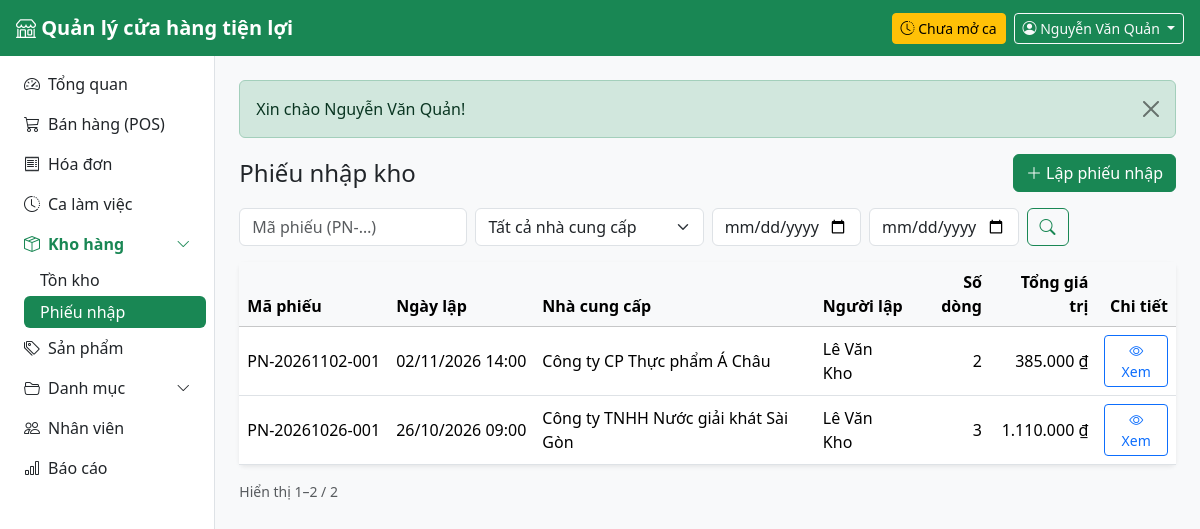
Screenshot of /public/receipts (signed in) with the database file from the repository.
### tables this page shows
CREATE TABLE users (
    id            INT UNSIGNED AUTO_INCREMENT PRIMARY KEY,
    store_id      INT UNSIGNED NOT NULL,
    role_id       TINYINT UNSIGNED NOT NULL,
    username      VARCHAR(50) NOT NULL UNIQUE,
    password_hash VARCHAR(255) NOT NULL,
    full_name     VARCHAR(100) NOT NULL,
    phone         VARCHAR(20),
    email         VARCHAR(100),
    is_active     TINYINT(1) NOT NULL DEFAULT 1,
    last_login_at DATETIME NULL,
    created_at    DATETIME NOT NULL DEFAULT CURRENT_TIMESTAMP,
    CONSTRAINT fk_users_store FOREIGN KEY (store_id) REFERENCES stores(id),
    CONSTRAINT fk_users_role  FOREIGN KEY (role_id)  REFERENCES roles(id)
);

CREATE TABLE goods_receipts (
    id           INT UNSIGNED AUTO_INCREMENT PRIMARY KEY,
    code         VARCHAR(30) NOT NULL UNIQUE,
    store_id     INT UNSIGNED NOT NULL,
    supplier_id  INT UNSIGNED NOT NULL,
    user_id      INT UNSIGNED NOT NULL,
    note         VARCHAR(255),
    created_at   DATETIME NOT NULL DEFAULT CURRENT_TIMESTAMP,
    CONSTRAINT fk_receipts_store    FOREIGN KEY (store_id)    REFERENCES stores(id),
    CONSTRAINT fk_receipts_supplier FOREIGN KEY (supplier_id) REFERENCES suppliers(id),
    CONSTRAINT fk_receipts_user     FOREIGN KEY (user_id)     REFERENCES users(id)
);

CREATE TABLE suppliers (
    id          INT UNSIGNED AUTO_INCREMENT PRIMARY KEY,
    name        VARCHAR(150) NOT NULL,
    contact     VARCHAR(100),
    phone       VARCHAR(20),
    email       VARCHAR(100),
    address     VARCHAR(255),
    is_active   TINYINT(1) NOT NULL DEFAULT 1
);

### app/Views/receipts/index.php (the view, shortened to what the rows shown need)
<div class="d-flex flex-wrap justify-content-between align-items-center gap-2 mb-3">
    <h1 class="h4 mb-0">Phiếu nhập kho</h1>
    <a href="<?= url('/receipts/create') ?>" class="btn btn-success"><i class="bi bi-plus-lg"></i> Lập phiếu nhập</a>
</div>
<form method="get" action="<?= url('/receipts') ?>" class="row g-2 mb-3 no-print">
    <div class="col-12 col-md-3">
        <input type="search" name="q" class="form-control" value="<?= e($q) ?>" placeholder="Mã phiếu (PN-…)" aria-label="Mã phiếu">
    </div>
    <div class="col-12 col-md-3">
        <select name="supplier_id" class="form-select" aria-label="Nhà cung cấp">
            <option value="">Tất cả nhà cung cấp</option>
        </select>
    </div>
    <div class="col-6 col-md-2">
        <input type="date" name="from" class="form-control" value="<?= e($from) ?>" aria-label="Từ ngày" title="Từ ngày">
    </div>
    <div class="col-6 col-md-2">
        <input type="date" name="to" class="form-control" value="<?= e($to) ?>" aria-label="Đến ngày" title="Đến ngày">
    </div>
    <div class="col-12 col-md-2 d-flex gap-2">
        <button class="btn btn-outline-success"><i class="bi bi-search"></i></button>
    </div>
</form>
<div class="card border-0 shadow-sm">
    <div class="table-responsive">
        <table class="table table-hover align-middle mb-0">
            <thead class="table-light">
                <tr>
                    <th>Mã phiếu</th>
                    <th>Ngày lập</th>
                    <th>Nhà cung cấp</th>
                    <th>Người lập</th>
                    <th class="text-end">Số dòng</th>
                    <th class="text-end">Tổng giá trị</th>
                    <th class="text-end">Chi tiết</th>
                </tr>
            </thead>
            <tbody>
            <?php foreach ($receipts as $r): ?>
                <tr>
                    <td class="text-nowrap fw-medium"><?= e($r['code']) ?></td>
                    <td class="text-nowrap"><?= e(date('d/m/Y H:i', strtotime($r['created_at']))) ?></td>
                    <td><?= e($r['supplier_name']) ?></td>
                    <td><?= e($r['user_name']) ?></td>
                    <td class="text-end"><?= e($r['line_count']) ?></td>
                    <td class="text-end text-nowrap"><?= money($r['total_cost']) ?></td>
                    <td class="text-end">
                        <a href="<?= url("/receipts/{$r['id']}") ?>" class="btn btn-sm btn-outline-primary">
                            <i class="bi bi-eye"></i> Xem
                        </a>
                    </td>
                </tr>
            <?php endforeach; ?>
            </tbody>
        </table>
    </div>
</div>

### app/Core/Router.php (shortened to what the rows shown need)
<?php
class Router
{
    private array $routes = [];
    private function add(string $method, string $path, array $action, ?array $roles): void
    {
        $this->routes[] = compact('method', 'pattern', 'action', 'roles');
    }
    public function dispatch(string $method, string $uri): void
    {
        $path = parse_url($uri, PHP_URL_PATH) ?? '/';
        $base = App::basePath();
        if ($base !== '' && str_starts_with($path, $base)) {
            $path = substr($path, strlen($base));
        }
        $path = '/' . trim(preg_replace('#^/index\.php#', '', $path), '/');
        foreach ($this->routes as $route) {
            if ($route['method'] !== $method || !preg_match($route['pattern'], $path, $m)) {
                continue;
            }
            if ($route['roles'] !== null) {
                Auth::requireLogin();
            }
            [$class, $fn] = $route['action'];
            $params = array_filter($m, 'is_string', ARRAY_FILTER_USE_KEY);
            (new $class())->$fn(...$params);
            return;
        }
    }
}

### app/Views/layouts/main.php (shortened to what the rows shown need)
<?php
$user = Auth::user();
$menu = [
    ['/',          'speedometer2', 'Tổng quan',     ['admin', 'cashier', 'warehouse']],
    ['/pos',       'cart3',        'Bán hàng (POS)', ['admin', 'cashier']],
    ['/orders',    'receipt',      'Hóa đơn',        ['admin', 'cashier']],
    ['/shifts',    'clock-history', 'Ca làm việc',   ['admin', 'cashier']],
    ['#warehouse', 'box-seam',     'Kho hàng',       ['admin', 'warehouse'], [
        ['/inventory', 'Tồn kho'],
        ['/receipts',  'Phiếu nhập'],
    ]],
    ['/products',  'tags',         'Sản phẩm',       ['admin']],
    ['#catalog',   'folder2-open', 'Danh mục',       ['admin'], [
        ['/categories', 'Loại hàng'],
        ['/units',      'Đơn vị tính'],
        ['/suppliers',  'Nhà cung cấp'],
    ]],
    ['/users',     'people',       'Nhân viên',      ['admin']],
    ['/reports',   'bar-chart',    'Báo cáo',        ['admin']],
];
?>
<!doctype html>
<html lang="vi">
<head>
    <link rel="stylesheet" href="https://cdn.jsdelivr.net/npm/bootstrap@5.3.3/dist/css/bootstrap.min.css">
    <link rel="stylesheet" href="https://cdn.jsdelivr.net/npm/bootstrap-icons@1.11.3/font/bootstrap-icons.min.css">
    <link rel="stylesheet" href="<?= asset('css/app.css') ?>">
</head>
<body class="bg-body-tertiary">
<nav class="navbar navbar-dark bg-success sticky-top px-3">
    <a class="navbar-brand fw-semibold me-auto" href="<?= url('/') ?>">
        <i class="bi bi-shop"></i> <?= e(App::config('app.name')) ?>
    </a>
    <?php if (Auth::hasRole('admin', 'cashier')): ?>
        <?php $myShift = (new Shift())->findOpenByUser((int) $user['id']); ?>
        <a href="<?= url('/shifts') ?>" class="btn btn-sm me-2 <?= $myShift ? 'btn-light text-success' : 'btn-warning' ?>">
            <i class="bi bi-clock-history"></i>
            <?= $myShift ? 'Ca mở từ ' . e(date('H:i', strtotime($myShift['opened_at']))) : 'Chưa mở ca' ?>
        </a>
    <?php endif; ?>
    <div class="dropdown">
        <button class="btn btn-outline-light btn-sm dropdown-toggle" data-bs-toggle="dropdown">
            <i class="bi bi-person-circle"></i>
            <span class="d-none d-sm-inline"><?= e($user['full_name']) ?></span>
        </button>
    </div>
</nav>
<div class="d-flex">
    <aside class="offcanvas-lg offcanvas-start sidebar bg-white border-end" id="sidebar" tabindex="-1">
        <nav class="nav nav-pills flex-column p-2">
            <?php foreach ($menu as $i => $item): ?>
                <?php
                [$href, $icon, $label, $roles] = $item;
                $children = $item[4] ?? [];
                ?>
                <?php if ($children): ?>
                    <?php $open = array_filter($children, fn($c) => active($c[0]) !== ''); ?>
                    <a class="nav-link d-flex justify-content-between align-items-center <?= $open ? 'fw-semibold text-success' : '' ?>"
                       data-bs-toggle="collapse" href="#menu-group-<?= $i ?>" role="button"
                       aria-expanded="<?= $open ? 'true' : 'false' ?>" aria-controls="menu-group-<?= $i ?>">
                        <span><i class="bi bi-<?= $icon ?> me-2"></i><?= e($label) ?></span>
                        <i class="bi bi-chevron-down small"></i>
                    </a>
                    <div class="collapse <?= $open ? 'show' : '' ?>" id="menu-group-<?= $i ?>">
                        <div class="nav flex-column ms-3">
                            <?php foreach ($children as [$childHref, $childLabel]): ?>
                                <a class="nav-link py-1 <?= active($childHref) ?>" href="<?= url($childHref) ?>">
                                    <?= e($childLabel) ?>
                                </a>
                            <?php endforeach; ?>
                        </div>
                    </div>
                <?php else: ?>
                    <a class="nav-link <?= active($href) ?>" href="<?= url($href) ?>">
                        <i class="bi bi-<?= $icon ?> me-2"></i><?= e($label) ?>
                    </a>
                <?php endif; ?>
            <?php endforeach; ?>
        </nav>
    </aside>
    <main class="flex-grow-1 p-3 p-md-4 min-vw-0">
        <?php foreach (Session::pullFlash() as $f): ?>
            <div class="alert alert-<?= e($f['type']) ?> alert-dismissible fade show">
                <?= e($f['message']) ?>
                <button type="button" class="btn-close" data-bs-dismiss="alert"></button>
            </div>
        <?php endforeach; ?>
        <?= $content ?>
    </main>
</div>
</body>
</html>

### rows the page displays
users: full_name "Nguyễn Văn Quản"
goods_receipts: code "PN-20261102-001", created_at "02/11/2026 14:00", supplier.name "Công ty CP Thực phẩm Á Châu", user.full_name "Lê Văn Kho", line_count "2", total_cost "385.000 ₫"
goods_receipts: code "PN-20261026-001", created_at "26/10/2026 09:00", supplier.name "Công ty TNHH Nước giải khát Sài Gòn", user.full_name "Lê Văn Kho", line_count "3", total_cost "1.110.000 ₫"

### other values shown
$label "Tổng quan"
$label "Bán hàng (POS)"
$label "Hóa đơn"
$label "Ca làm việc"
$label "Kho hàng"
$childLabel "Tồn kho"
$childLabel "Phiếu nhập"
$label "Sản phẩm"
$label "Danh mục"
$label "Nhân viên"
$label "Báo cáo"
$f['message'] "Xin chào Nguyễn Văn Quản!"
$paginator->summary() "Hiển thị 1–2 / 2"
